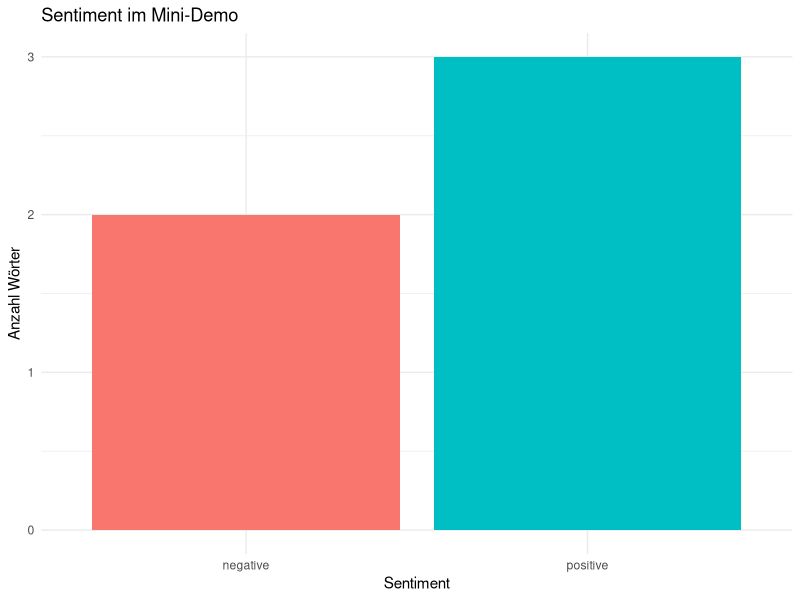

R code for this plot:
library(tidytext)
library(dplyr)
library(ggplot2)

# Einfaches Sample-Textset
texts <- data.frame(
  id = 1:4,
  text = c("I love this movie", "This movie is terrible", "Absolutely fantastic and fun", "Worst movie ever")
)

# Tokenisieren
words <- texts %>%
  unnest_tokens(word, text)

# Bing Sentiment-Lexikon
bing <- get_sentiments("bing")

# Join mit Sentiment
sentiment_words <- words %>%
  inner_join(bing, by = "word") %>%
  count(sentiment, sort = TRUE)

# Plotten
ggplot(sentiment_words, aes(x = sentiment, y = n, fill = sentiment)) +
  geom_col(show.legend = FALSE) +
  labs(title = "Sentiment im Mini-Demo",
       x = "Sentiment", y = "Anzahl Wörter") +
  theme_minimal()
